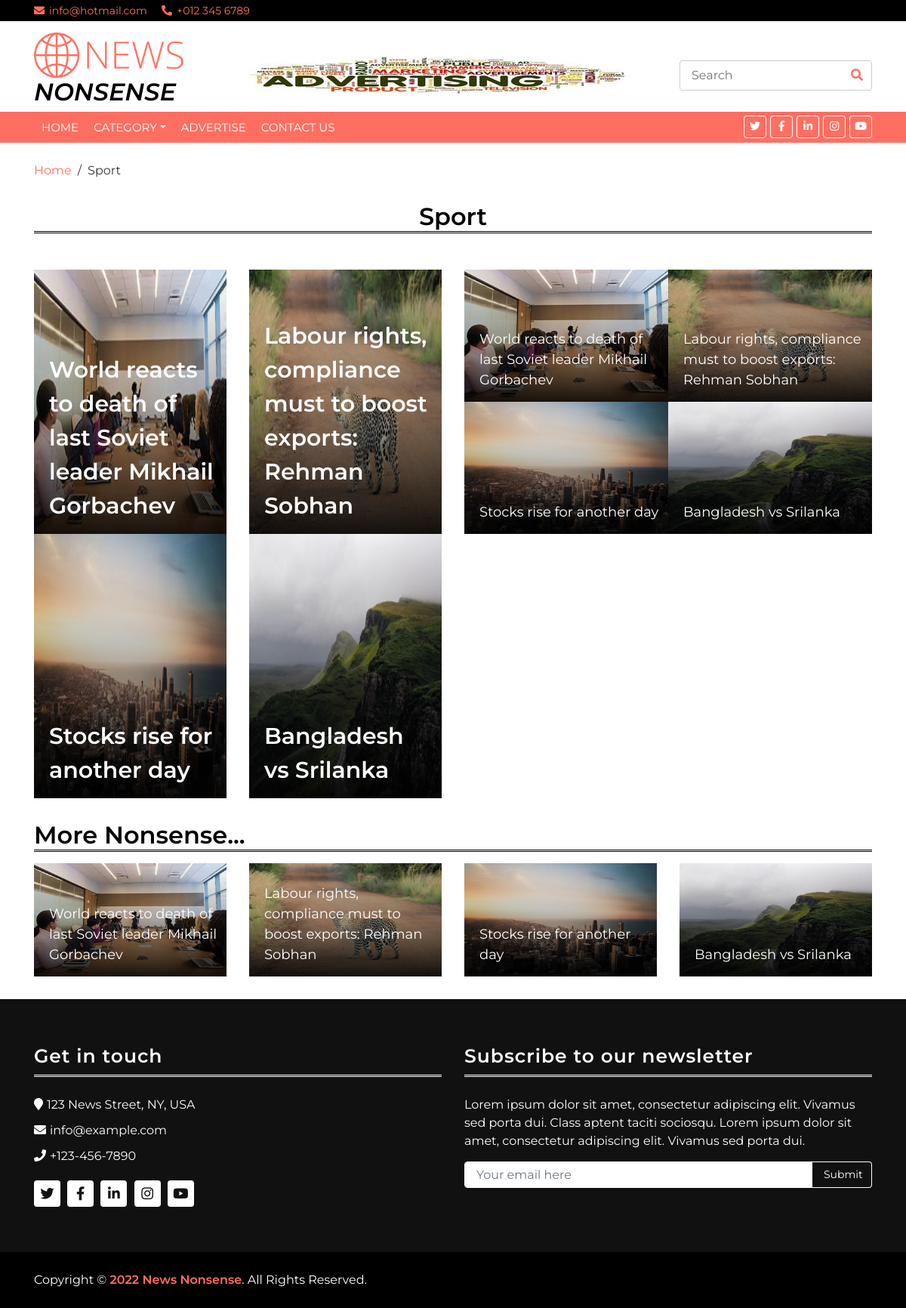
Page /category/1 on the committed database.
### tables this page shows
CREATE TABLE `advertisement` (
  `id` int(11) NOT NULL,
  `name` varchar(255) NOT NULL,
  `email` varchar(255) NOT NULL,
  `company` varchar(255) NOT NULL,
  `website` varchar(255) NOT NULL,
  `address` varchar(255) NOT NULL,
  `contact` bigint(20) NOT NULL,
  `image` varchar(255) NOT NULL,
  `thumb` varchar(255) NOT NULL,
  `description` varchar(255) DEFAULT NULL,
  `location` tinyint(4) DEFAULT NULL,
  `status` tinyint(1) NOT NULL DEFAULT 0,
  `date` date DEFAULT NULL
);

CREATE TABLE `category` (
  `id` int(11) NOT NULL,
  `name` varchar(255) NOT NULL
);

CREATE TABLE `post` (
  `id` int(11) NOT NULL,
  `title` varchar(255) NOT NULL,
  `description` text NOT NULL,
  `category` int(11) NOT NULL,
  `tag` varchar(255) NOT NULL,
  `image` varchar(255) NOT NULL,
  `featured` tinyint(1) DEFAULT NULL,
  `video` tinyint(1) DEFAULT NULL,
  `trending` tinyint(1) DEFAULT NULL,
  `spotlight` tinyint(1) DEFAULT NULL,
  `editorial` tinyint(1) DEFAULT NULL,
  `homemainnews` tinyint(1) DEFAULT NULL,
  `homemainnewsslider` tinyint(1) DEFAULT NULL,
  `homemorenews` tinyint(1) DEFAULT NULL,
  `catmainnews` tinyint(1) DEFAULT NULL,
  `catmainnewsslider` tinyint(1) DEFAULT NULL,
  `catmorenews` tinyint(1) DEFAULT NULL,
  `viewcount` bigint(20) NOT NULL,
  `created_at` timestamp NOT NULL DEFAULT current_timestamp() ON UPDATE current_timestamp()
);

### application/views/front/app.php (called while the page is built, shortened)
<?php $this->load->view('front/include/header'); ?>
	<?php $this->load->view($page); ?>

### application/controllers/HomeCtrl.php (called while the page is built, shortened)
<?php
class HomeCtrl extends CI_Controller {
	public function category($id){
		$data['cslider']=$this->db->where('catmainnewsslider',1)->where('category', $id)->get('post')->result();
		$data['cmain']=$this->db->where('catmainnews',1)->where('category', $id)->get('post')->result();
		$data['cmore']=$this->db->where('catmorenews',1)->where('category', $id)->get('post')->result();
		$data['cname']=$this->db->where('id', $id)->get('category')->row();
		$data['page']="front/category";
		$this->load->view('front/app',$data);
	}
}

### index.php (called while the page is built, shortened)
<?php
require_once BASEPATH.'core/CodeIgniter.php';

### application/views/front/category.php (the view)
<div class="breadcrumb-wrap">
    <div class="container">
        <ul class="breadcrumb">
            <li class="breadcrumb-item"><a href="<?= base_url('home') ?>">Home</a></li>
            <li class="breadcrumb-item active"><?= $cname->name ?></li>
        </ul>
    </div>
</div>
<div class="top-news">
    <div class="container">
        <h2 class="text-center mb-5" style="border-bottom: 3px double #000000;"><?= $cname->name ?></h2>
        <div class="row">
            <div class="col-md-6 tn-left">
                <div class="row tn-slider">
                    <?php
                        if($cslider){
                        foreach($cslider as $cs){
                    ?>
                        <div class="col-md-6">
                            <div class="tn-img">
                                <img src="<?= base_url('img/admin/media/'.$cs->image) ?>" height="350" />
                                <div class="tn-title">
                                    <a href="<?= base_url('post/'.$cs->id) ?>"><?= $cs->title ?></a>
                                </div>
                            </div>
                        </div>
                    <?php } } ?>
                </div>
            </div>
            <div class="col-md-6 tn-right">
                <div class="row">
                    <?php
                        if($cmain){
                        foreach($cmain as $cmn){
                    ?>
                        <div class="col-md-6">
                            <div class="tn-img">
                                <img src="<?= base_url('img/admin/media/'.$cmn->image) ?>" height="175" />
                                <div class="tn-title">
                                    <a href="<?= base_url('post/'.$cmn->id) ?>"><?= $cmn->title ?></a>
                                </div>
                            </div>
                        </div>
                    <?php } } ?>
                </div>
            </div>
        </div>
    </div>
</div>
<div class="main-news">
    <div class="container">
        <div class="row">
            <div class="col-lg-12">
                <h2 style="border-bottom: 3px black double">More Nonsense...</h2>
                <div class="row">
                    <?php
                        if($cmore){
                        foreach($cmore as $cmr){
                    ?>
                        <div class="col-md-3">
                            <div class="mn-img">
                                <img src="<?= base_url('img/admin/media/'.$cmr->image) ?>" height="150" />
                                <div class="mn-title">
                                    <a href="<?= base_url('post/'.$cmr->id) ?>"><?= $cmr->title ?></a>
                                </div>
                            </div>
                        </div>
                    <?php } } ?>
                </div>
            </div>
        </div>
    </div>
</div>

### application/views/front/include/header.php (shortened to what this page needs)
<!DOCTYPE html>
<html lang="en">
<head>
    <link href="https://stackpath.bootstrapcdn.com/bootstrap/4.4.1/css/bootstrap.min.css" rel="stylesheet">
    <link href="https://cdnjs.cloudflare.com/ajax/libs/font-awesome/5.10.0/css/all.min.css" rel="stylesheet">
    <link href="<?php echo base_url(); ?>lib/slick/slick.css" rel="stylesheet">
    <link href="<?php echo base_url(); ?>lib/slick/slick-theme.css" rel="stylesheet">
</head>
<body>
    <div class="top-bar">
        <div class="container">
            <div class="row">
                <div class="col-lg-6">
                    <div class="tb-contact">
                        <p><i class="fas fa-envelope"></i>info@hotmail.com</p>
                        <p><i class="fas fa-phone-alt"></i>+012 345 6789</p>
                    </div>
                </div>
            </div>
        </div>
    </div>
    <div class="brand">
        <div class="container">
            <div class="row align-items-center">
                <div class="col-lg-3 col-md-4">
                    <div class="b-logo">
                        <a href="<?php echo base_url('home'); ?>">
                            <img src="<?php echo base_url(); ?>img/logo.png" alt="Logo">
                        </a>
                        <h2 class="font-italic text-break text-*-center">NONSENSE</h1>
                    </div>
                </div>
                <div class="col-lg-6 col-md-4">
                    <div class="b-ads">
                        <?php
                            $ad1 = $this->db->where('location', 1)->limit(1, 0)->get('advertisement')->row();
                        ?>
                        <a href="#">
                            <img src="<?= base_url('img/admin/ad/'.$ad1->image) ?>" alt="Advertisement Image">
                        </a>
                    </div>
                </div>
                <div class="col-lg-3 col-md-4">
                    <div class="b-search">
                        <form method="get" action="<?= base_url('search') ?>">
                            <input type="text" name="key_word" placeholder="Search">
                            <button type="submit"><i class="fa fa-search"></i></button>
                        </form>
                    </div>
                </div>
            </div>
        </div>
    </div>
    <div class="nav-bar">
        <div class="container">
            <nav class="navbar navbar-expand-md bg-dark navbar-dark">
                <div class="collapse navbar-collapse justify-content-between" id="navbarCollapse">
                    <div class="navbar-nav mr-auto">
                        <a href="<?= base_url('home') ?>" class="nav-item nav-link">Home</a>
                        <div class="nav-item dropdown">
                            <a class="nav-link dropdown-toggle" data-toggle="dropdown">Category</a>
                        </div>
                        <a href="<?= base_url('advertise') ?>" class="nav-item nav-link">Advertise</a>
                        <a href="<?= base_url('contact') ?>" class="nav-item nav-link">Contact Us</a>
                    </div>
                    <div class="social ml-auto">
                        <a href=""><i class="fab fa-twitter"></i></a>
                        <a href=""><i class="fab fa-facebook-f"></i></a>
                        <a href=""><i class="fab fa-linkedin-in"></i></a>
                        <a href=""><i class="fab fa-instagram"></i></a>
                        <a href=""><i class="fab fa-youtube"></i></a>
                    </div>
                </div>
            </nav>
        </div>
    </div>

### css/style.css (style rules this page uses)
body { color: #000000; font-family: 'Montserrat', sans-serif; font-weight: 400; background: #ffffff; }
a { color: #FF6F61; transition: 0.5s; }
p { padding: 0; margin: 0 0 15px 0; color: #000000; }
h1, h2, h3, h4, h5, h6 { margin: 0 0 15px 0; padding: 0; color: #000000; font-weight: 600; }
.top-bar { padding: 2px 0; background: #000000; }
.top-bar .tb-contact p { display: inline-block; margin: 0; color: #FF6F61; font-size: 14px; }
.top-bar .tb-contact p i { margin-right: 6px; }
.top-bar .tb-contact p:first-child { margin-right: 15px; }
.brand { margin: 15px 0; background: #ffffff; }
.brand .b-logo { text-align: left; overflow: hidden; }
.brand .b-logo a img { max-width: 100%; max-height: 60px; }
.brand .b-ads { overflow: hidden; }
.brand .b-ads a img { max-width: 100%; max-height: 100%; }
.brand .b-search { width: 100%; }
.brand .b-search input[type=text] { width: 100%; height: 40px; padding: 0 15px; color: #666666; border: 1px solid #cccccc; border-radius: 4px; }
.brand .b-search button { position: absolute; width: 40px; height: 40px; top: 0; right: 15px; border: none; background: none; color: #FF6F61; border-radius: 0 4px 4px 0; }
@media (min-width: 768px) { .brand { max-height: 90px; } }
.nav-bar { position: relative; }
.nav-bar .navbar { height: 100%; padding: 0; }
.navbar-dark .navbar-nav .nav-link, .navbar-dark .navbar-nav .nav-link:focus, .navbar-dark .navbar-nav .nav-link:hover, .navbar-dark .navbar-nav .nav-link.active { padding: 10px 10px 8px 10px; color: #ffffff; }
@media (min-width: 768px) { .nav-bar, .nav-bar .navbar { background: #FF6F61 !important; } }
@media (min-width: 768px) { .nav-bar a.nav-link { padding: 8px 15px; font-size: 15px; text-transform: uppercase; } }
.nav-bar .social { font-size: 0; overflow: hidden; }
.nav-bar .social a { display: inline-block; margin-left: 5px; width: 30px; height: 30px; padding: 3px 0; text-align: center; font-size: 14px; background: #FF6F61; border: 1px solid #ffffff; border-radius: 4px; }
.nav-bar .social a i { color: #ffffff; }
.top-news { position: relative; width: 100%; padding: 30px 0 0 0; }
.top-news .tn-img { position: relative; overflow: hidden; }
.top-news .tn-img img { width: 100%; }
.top-news .tn-title { position: absolute; top: 0; right: 0; bottom: 0; left: 0; padding: 15px 10px 15px 20px; background-image: linear-gradient(rgba(0, 0, 0, .0), rgba(0, 0, 0, .3), rgba(0, 0, 0, .9)); display: flex; align-items: flex-end; }
.top-news .tn-title a { display: block; width: 100%; color: #ffffff; font-size: 18px; font-weight: 400; transition: .3s; }
.top-news .tn-left .tn-title a { font-size: 30px; font-weight: 600; }
.top-news .tn-left { margin-bottom: 30px; }
.top-news .tn-right { margin-bottom: 60px; padding: 0 30px; }
.top-news .tn-right .col-md-6 { padding: 0; }
.main-news { position: relative; width: 100%; margin-bottom: 30px; }
.main-news .mn-img { position: relative; overflow: hidden; }
.main-news .mn-img img { width: 100%; }
.main-news .mn-title { position: absolute; top: 0; right: 0; bottom: 0; left: 0; padding: 15px 10px 15px 20px; background-image: linear-gradient(rgba(0, 0, 0, .0), rgba(0, 0, 0, .3), rgba(0, 0, 0, .9)); display: flex; align-items: flex-end; }
.main-news .mn-title a { display: block; width: 100%; color: #ffffff; font-size: 18px; font-weight: 400; transition: .3s; }
.breadcrumb-wrap { position: relative; width: 100%; background: #ffffff; }
.breadcrumb-wrap .breadcrumb { margin: 25px 0 0 0; padding: 0; background: none; }
.breadcrumb-wrap .breadcrumb .breadcrumb-item + .breadcrumb-item::before { color: #353535; }
.breadcrumb-wrap .breadcrumb .breadcrumb-item.active { color: #353535; }

### rows in the picture
advertisement: image (picture)
category: name "Sport"
post: image (picture), title "World reacts to death of last Soviet leader Mikhail Gorbachev"
post: image (picture), title "Labour rights, compliance must to boost exports: Rehman Sobhan"
post: image (picture), title "Stocks rise for another day"
post: image (picture), title "Bangladesh vs Srilanka"
